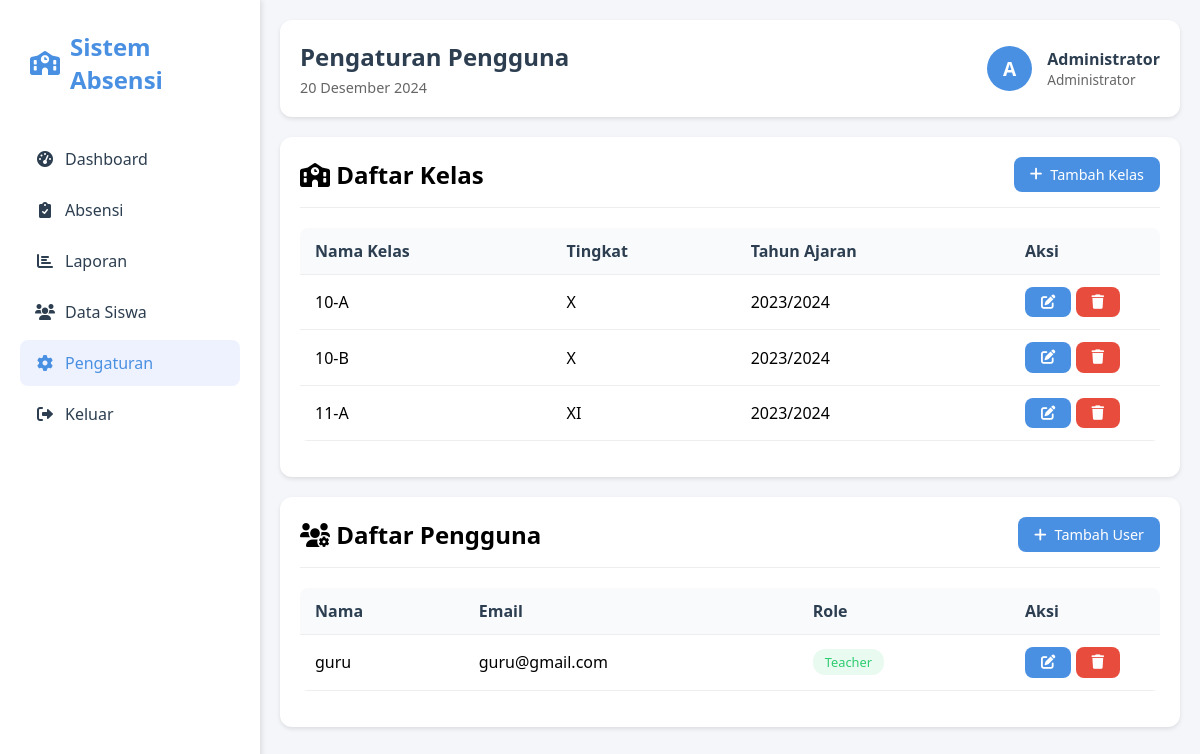
The app's page /user_settings.php (signed in) with its own data.
### tables this page shows
CREATE TABLE `classes` (
  `id` int NOT NULL,
  `class_name` varchar(50) NOT NULL,
  `grade_level` varchar(20) NOT NULL,
  `academic_year` varchar(20) NOT NULL
);

CREATE TABLE `users` (
  `id` int NOT NULL,
  `name` varchar(100) NOT NULL,
  `email` varchar(100) NOT NULL,
  `password` varchar(255) NOT NULL,
  `role` enum('admin','teacher') NOT NULL,
  `created_at` timestamp NULL DEFAULT CURRENT_TIMESTAMP
);

### db.php (called while the page is built, shortened)
<?php
function formatDate($date) {
    $months = [
        'Januari', 'Februari', 'Maret', 'April', 'Mei', 'Juni',
        'Juli', 'Agustus', 'September', 'Oktober', 'November', 'Desember'
    ];
    $timestamp = strtotime($date);
    $day = date('j', $timestamp);
    $month = $months[date('n', $timestamp) - 1];
    $year = date('Y', $timestamp);
    return "$day $month $year";
}

### user_settings.php (the view, shortened to what this page needs)
<?php
require_once 'db.php';
$userName = $_SESSION['name'];
$userRole = $_SESSION['role'];
$today = date('Y-m-d');
$stmt = $pdo->prepare("SELECT id, name, email, role FROM users WHERE id != ? ORDER BY name");
$stmt->execute([$_SESSION['user_id']]);
$users = $stmt->fetchAll();
?>
<!DOCTYPE html>
<html lang="en">
<head>
    <link href="https://cdnjs.cloudflare.com/ajax/libs/font-awesome/6.0.0/css/all.min.css" rel="stylesheet">
</head>
<body>
    <div class="sidebar">
        <div class="logo">
            <i class="fas fa-school"></i>
            <span>Sistem Absensi</span>
        </div>
        <ul class="nav-menu">
            <li class="nav-item">
                <a href="dashboard.php" class="nav-link">
                    <i class="fas fa-tachometer-alt"></i>
                    <span>Dashboard</span>
                </a>
            </li>
            <li class="nav-item">
                <a href="attendance.php" class="nav-link">
                    <i class="fas fa-clipboard-check"></i>
                    <span>Absensi</span>
                </a>
            </li>
            <li class="nav-item">
                <a href="report.php" class="nav-link">
                    <i class="fas fa-chart-bar"></i>
                    <span>Laporan</span>
                </a>
            </li>
            <li class="nav-item">
                <a href="student_management.php" class="nav-link">
                    <i class="fas fa-users"></i>
                    <span>Data Siswa</span>
                </a>
            </li>
            <li class="nav-item">
                <a href="user_settings.php" class="nav-link active">
                    <i class="fas fa-cog"></i>
                    <span>Pengaturan</span>
                </a>
            </li>
            <li class="nav-item">
                <a href="logout.php" class="nav-link">
                    <i class="fas fa-sign-out-alt"></i>
                    <span>Keluar</span>
                </a>
            </li>
        </ul>
    </div>
    <div class="main-content">
        <div class="header">
            <div class="header-left">
                <h1>Pengaturan Pengguna</h1>
                <p><?php echo formatDate($today); ?></p>
            </div>
            <div class="user-info">
                <div class="user-avatar">
                    <?php echo strtoupper(substr($userName, 0, 1)); ?>
                </div>
                <div class="user-details">
                    <h3><?php echo htmlspecialchars($userName); ?></h3>
                    <p><?php echo $userRole === 'admin' ? 'Administrator' : 'Guru'; ?></p>
                </div>
            </div>
        </div>
        <div class="panel">
            <div class="panel-header">
                <h2><i class="fas fa-school"></i> Daftar Kelas</h2>
                <button class="btn btn-primary" onclick="showAddClassModal()">
                    <i class="fas fa-plus"></i> Tambah Kelas
                </button>
            </div>
            <div class="table-container">
                <table>
                    <thead>
                        <tr>
                            <th>Nama Kelas</th>
                            <th>Tingkat</th>
                            <th>Tahun Ajaran</th>
                            <th width="150">Aksi</th>
                        </tr>
                    </thead>
                    <tbody>
                        <?php
                        $stmt = $pdo->query("SELECT * FROM classes ORDER BY grade_level, class_name");
                        $classes = $stmt->fetchAll();
                        foreach ($classes as $class):
                        ?>
                        <tr>
                            <td><?php echo htmlspecialchars($class['class_name']); ?></td>
                            <td><?php echo htmlspecialchars($class['grade_level']); ?></td>
                            <td><?php echo htmlspecialchars($class['academic_year']); ?></td>
                            <td>
                                <button class="btn btn-primary" onclick='editClass(<?php echo json_encode($class); ?>)'>
                                    <i class="fas fa-edit"></i>
                                </button>
                                <button class="btn btn-danger" onclick="deleteClass(<?php echo $class['id']; ?>)">
                                    <i class="fas fa-trash"></i>
                                </button>
                            </td>
                        </tr>
                        <?php endforeach; ?>
                    </tbody>
                </table>
            </div>
        </div>
        <div class="panel">
            <div class="panel-header">
                <h2><i class="fas fa-users-cog"></i> Daftar Pengguna</h2>
                <button class="btn btn-primary" onclick="showAddModal()">
                    <i class="fas fa-plus"></i> Tambah User
                </button>
            </div>
            <div class="table-container">
                <table>
                    <thead>
                        <tr>
                            <th>Nama</th>
                            <th>Email</th>
                            <th>Role</th>
                            <th width="150">Aksi</th>
                        </tr>
                    </thead>
                    <tbody>
                        <?php foreach ($users as $user): ?>
                        <tr>
                            <td><?php echo htmlspecialchars($user['name']); ?></td>
                            <td><?php echo htmlspecialchars($user['email']); ?></td>
                            <td>
                                <span class="role-badge role-<?php echo $user['role']; ?>">
                                    <?php echo ucfirst($user['role']); ?>
                                </span>
                            </td>
                            <td>
                                <button class="btn btn-primary" onclick="editUser(<?php echo htmlspecialchars(json_encode($user)); ?>)">
                                    <i class="fas fa-edit"></i>
                                </button>
                                <?php if ($user['id'] != $_SESSION['user_id']): ?>
                                <form method="POST" style="display: inline;">
                                    <button type="submit" class="btn btn-danger" onclick="return confirm('Apakah Anda yakin ingin menghapus pengguna <?php echo htmlspecialchars($user['name']); ?>?');">
                                        <i class="fas fa-trash"></i>
                                    </button>
                                </form>
                                <?php endif; ?>
                            </td>
                        </tr>
                        <?php endforeach; ?>
                    </tbody>
                </table>
            </div>
        </div>
    </div>
</body>
</html>

### user_settings.php (style rules this page uses)
:root { --primary-color: #4a90e2; --secondary-color: #f5f6fa; --success-color: #2ecc71; --warning-color: #f1c40f; --danger-color: #e74c3c; --info-color: #3498db; --text-color: #2c3e50; }
* { margin: 0; padding: 0; box-sizing: border-box; font-family: 'Segoe UI', Tahoma, Geneva, Verdana, sans-serif; }
body { background-color: var(--secondary-color); min-height: 100vh; display: flex; }
.sidebar { width: 260px; background: white; box-shadow: 2px 0 5px rgba(0,0,0,0.1); padding: 20px; position: fixed; height: 100vh; overflow-y: auto; }
.logo { display: flex; align-items: center; gap: 10px; font-size: 1.5rem; font-weight: bold; color: var(--primary-color); margin-bottom: 30px; padding: 10px; }
.nav-menu { list-style: none; }
.nav-item { margin-bottom: 5px; }
.nav-link { display: flex; align-items: center; gap: 10px; padding: 12px 15px; text-decoration: none; color: var(--text-color); border-radius: 8px; transition: all 0.3s ease; }
.nav-link:hover, .nav-link.active { background-color: #eef2ff; color: var(--primary-color); }
.nav-link i { width: 20px; text-align: center; }
.main-content { flex: 1; margin-left: 260px; padding: 20px; }
.header { background: white; padding: 20px; border-radius: 12px; box-shadow: 0 2px 4px rgba(0,0,0,0.1); margin-bottom: 20px; display: flex; justify-content: space-between; align-items: center; }
.header-left h1 { font-size: 1.5rem; color: var(--text-color); margin-bottom: 5px; }
.header-left p { color: #666; font-size: 0.9rem; }
.user-info { display: flex; align-items: center; gap: 15px; }
.user-avatar { width: 45px; height: 45px; background: var(--primary-color); border-radius: 50%; display: flex; align-items: center; justify-content: center; color: white; font-weight: bold; font-size: 1.2rem; }
.user-details h3 { font-size: 1rem; color: var(--text-color); }
.user-details p { font-size: 0.85rem; color: #666; }
.panel { background: white; border-radius: 12px; padding: 20px; box-shadow: 0 2px 4px rgba(0,0,0,0.1); margin-bottom: 20px; }
.panel-header { display: flex; justify-content: space-between; align-items: center; margin-bottom: 20px; padding-bottom: 15px; border-bottom: 1px solid #eee; }
.table-container { overflow-x: auto; }
table { width: 100%; border-collapse: collapse; margin-bottom: 1rem; background-color: white; border-radius: 8px; overflow: hidden; }
th, td { padding: 12px 15px; text-align: left; border-bottom: 1px solid #eee; }
th { background-color: #f8fafc; font-weight: 600; color: var(--text-color); }
.role-badge { padding: 4px 12px; border-radius: 12px; font-size: 0.8rem; font-weight: 500; display: inline-block; }
.role-teacher { background-color: rgba(46, 204, 113, 0.1); color: var(--success-color); }
.btn { padding: 8px 16px; border: none; border-radius: 8px; cursor: pointer; font-size: 0.9rem; display: inline-flex; align-items: center; gap: 8px; transition: all 0.3s ease; }
.btn-primary { background-color: var(--primary-color); color: white; }
.btn-danger { background-color: var(--danger-color); color: white; }

### records on screen
classes: class_name "10-A", grade_level "X", academic_year "2023/2024"
classes: class_name "10-B", grade_level "X", academic_year "2023/2024"
classes: class_name "11-A", grade_level "XI", academic_year "2023/2024"
users: name "guru", email "guru@gmail.com", role "Teacher"

### other values on screen
substr($userName, 0, 1) "A"
$userName "Administrator"
